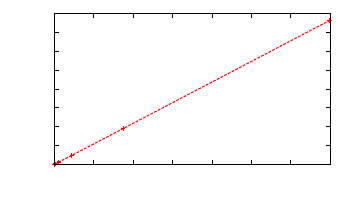

The gnuplot source for this figure:
# this performs a linear regression
#f(x) = m*x + b
#fit f(x) 'treelatency.dat' using 2:4 via m,b
set terminal epslatex monochrome "" 8 size 3.5in,2in
set output "treelatency.tex"
set xlabel "Number of nodes (in thousands)"
set ylabel "Latency (seconds)"
set nokey
set style line 1 lt 2 lc rgb "red" lw 3
plot 'treelatency.dat' using ($2/1000):4 ls 1 with linespoints
#plot 'treelatency.dat' using 2:4 ls 1 with linespoints, \
#     f(x) title 'Line fit'
